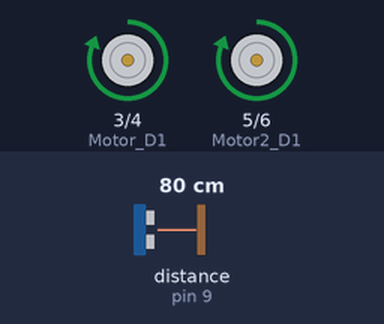
Bench run of a sketch on a simulated Arduino Uno, built with avr-gcc and run on an emulated ATmega328P. Parts: motor-driver pin pairs drawn as motors (green arrow = first pin HIGH = forward, orange = second pin HIGH = backward, longer = more drive). The inputs (shaded band) are chosen by the test bench; at power-on: distance to the obstacle (sensor on pin 9) 80 cm. The echo pulse lasts 58.3 µs per cm; what the sketch prints to the serial monitor is not drawn.

Above: at 3.8 s.
3.9 s: distance to the obstacle (sensor on pin 9) set to 31 cm
8.2 s: distance to the obstacle (sensor on pin 9) set to 26 cm
At 10.6 s:
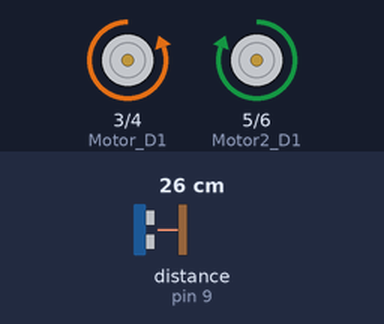
12.1 s: distance to the obstacle (sensor on pin 9) set to 35 cm
At 14.4 s:
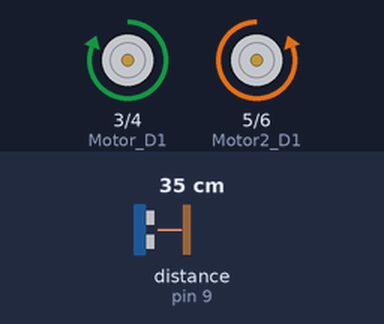
19.8 s: distance to the obstacle (sensor on pin 9) set to 2 cm
At 21.2 s:
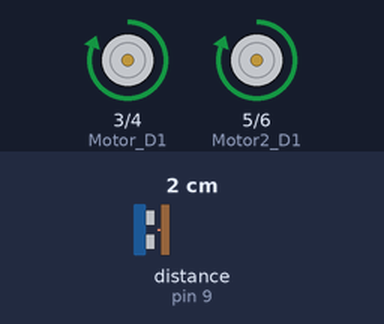
Timing chart, 0 to 24.3 s (numbered marks = the images above; inputs shaded):
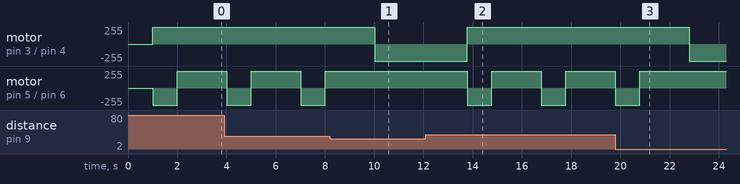

Measured:
- the behaviour switches between 30 and 29 cm on distance to the obstacle (sensor on pin 9) (found by bisection; images 0 and 1)
- after the input at 8.2 s, motor on pin 3 (Motor_D1) / pin 4 (Motor_D2): forward 255/255 → backward 255/255 after 1.8 s; motor on pin 5 (Motor2_D1) / pin 6 (Motor2_D2): stays forward 255/255 (without the input it goes to backward 255/255 after 1.8 s)
- after the input at 12.1 s, motor on pin 3 (Motor_D1) / pin 4 (Motor_D2): backward 255/255 → forward 255/255 after 1.7 s; motor on pin 5 (Motor2_D1) / pin 6 (Motor2_D2): alternates forward 255/255 for 2.0 s and backward 255/255 for 1.0 s, starting after 1.7 s
- after the input at 19.8 s, motor on pin 3 (Motor_D1) / pin 4 (Motor_D2): forward 255/255 → backward 255/255 after 3.0 s; motor on pin 5 (Motor2_D1) / pin 6 (Motor2_D2): goes on until 20.8 s, then stays forward 255/255
- by itself, motor on pin 5 (Motor2_D1) / pin 6 (Motor2_D2): alternates forward 255/255 for 2.0 s and backward 255/255 for 1.0 s

The sketch:

Vaccum_Robot.ino
```cpp
//Programa: Sensor Ultrasonico com motores

//Carrega a biblioteca do sensor ultrassonico
#include <Ultrasonic.h>

//Define os pinos para o trigger e echo
#define pino_trigger 8
#define pino_echo 9

//#define pino_trigger2 10
//#define pino_echo2 9

int Motor_D1 = 3;   //IN1
int Motor_D2 = 4;   //IN2
int Motor2_D1 = 5;  //IN3
int Motor2_D2 = 6;  //IN4

//Inicializa o sensor nos pinos definidos acima
Ultrasonic ultrasonic(pino_trigger, pino_echo);
//Ultrasonic ultrasonic2(pino_trigger2, pino_echo2);

void setup()
{
  Serial.begin(9600);
  Serial.println("Lendo dados do sensor...");
  pinMode(Motor_D1, OUTPUT);
  pinMode(Motor_D2, OUTPUT);
  pinMode(Motor2_D1, OUTPUT);
  pinMode(Motor2_D2, OUTPUT);
}

void loop()
{
  //Le as informacoes do sensor, em cm
  float cmMsec;
  long microsec = ultrasonic.timing();
  cmMsec = ultrasonic.convert(microsec, Ultrasonic::CM);

  //  float cmMsec2;
  //  long microsec2 = ultrasonic2.timing();
  //  cmMsec2 = ultrasonic2.convert(microsec2, Ultrasonic::CM);

  //Exibe informacoes no serial monitor
  Serial.print("Distancia sensor 1 em cm: ");
  Serial.print(cmMsec);
  //  Serial.print(" - Distancia sensor 2 em cm: ");
  //  Serial.println(cmMsec2);
  delay(1000);

  if (cmMsec < 30) {

    digitalWrite(Motor_D1, LOW);
    digitalWrite(Motor_D2, HIGH);
    digitalWrite(Motor2_D1, HIGH);
    digitalWrite(Motor2_D2, LOW);
    Serial.println("Ambos ligados para frente");
    delay(250);
  } else {
    digitalWrite(Motor_D1, HIGH);
    digitalWrite(Motor_D2, LOW);
    digitalWrite(Motor2_D1, LOW);
    digitalWrite(Motor2_D2, HIGH);
    Serial.println("Ambos ligados para tras");
    delay(1000);
     digitalWrite(Motor_D1, HIGH);
    digitalWrite(Motor_D2, LOW);
    digitalWrite(Motor2_D1, HIGH);
    digitalWrite(Motor2_D2, LOW);
    Serial.println("Ambos ligados para esquerda");
    delay(1000);


  }

}
```
